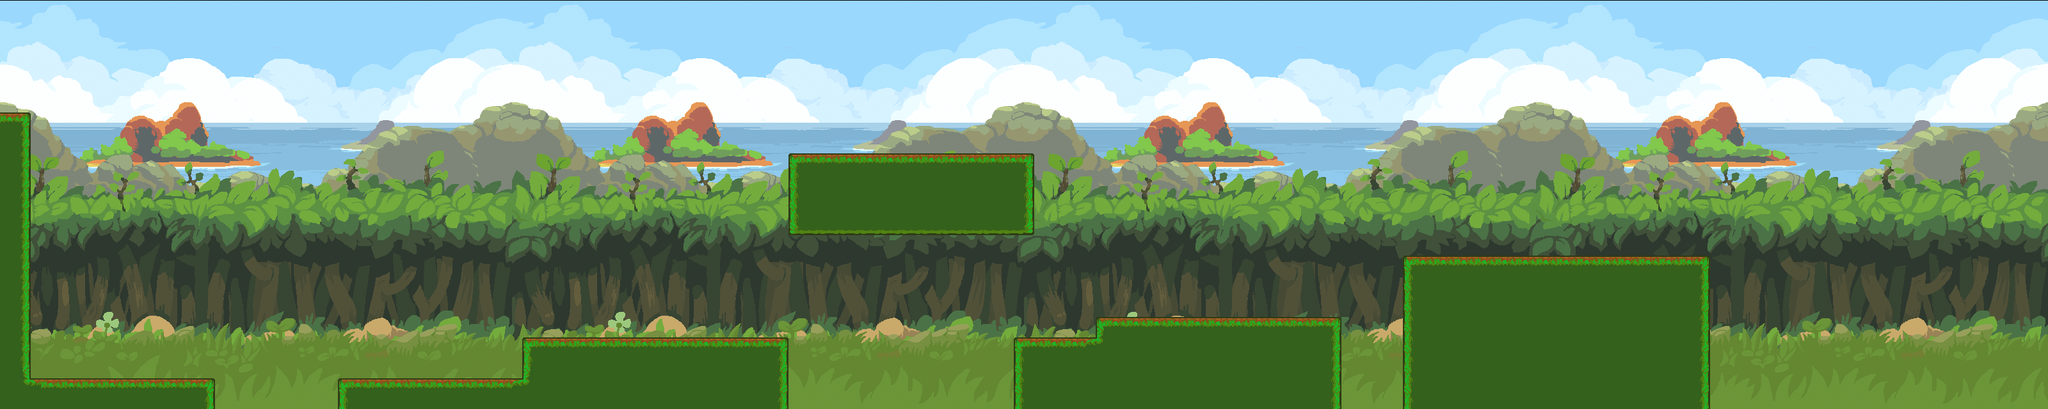

A level layout from a 2D game, rendered from its tile map. Below: a short description, then the map file with tile-grid data replaced by summaries:
An orthogonal 100x20 tile map with 32x32 px tiles, 8 tile layers (Sky, Clouds, Sea, Islands, ...), 2 tilesets.

<map version="1.0" orientation="orthogonal" renderorder="right-down" width="100" height="20" tilewidth="32" tileheight="32" nextobjectid="1">
 <tileset firstgid="1" name="Tileset" tilewidth="32" tileheight="32" tilecount="54" columns="9">
  <image source="jngl.png" trans="ff00ff" width="288" height="192" />
  <terraintypes>
   <terrain name="forest" tile="28" />
   <terrain name="cave" tile="1" />
  </terraintypes>
  <tile id="0" terrain=",,,1" />
  <tile id="1" terrain=",,1,1" />
  <tile id="2" terrain=",,1," />
  <tile id="9" terrain=",1,,1" />
  <tile id="10" terrain="1,1,1,1" />
  <tile id="11" terrain="1,,1," />
  <tile id="12" terrain="0,0,0," />
  <tile id="13" terrain="0,0,,0" />
  <tile id="15" terrain="1,1,1," />
  <tile id="16" terrain="1,1,,1" />
  <tile id="18" terrain=",1,," />
  <tile id="19" terrain="1,1,," />
  <tile id="20" terrain="1,,," />
  <tile id="21" terrain="0,,0,0" />
  <tile id="22" terrain=",0,0,0" />
  <tile id="24" terrain="1,,1,1" />
  <tile id="25" terrain=",1,1,1" />
  <tile id="27" terrain=",,,0" />
  <tile id="28" terrain=",,0,0" />
  <tile id="29" terrain=",,0," />
  <tile id="36" terrain=",0,,0" />
  <tile id="37" terrain="0,0,0,0" />
  <tile id="38" terrain="0,,0," />
  <tile id="45" terrain=",0,," />
  <tile id="46" terrain="0,0,," />
  <tile id="47" terrain="0,,," />
 </tileset>
 <tileset firstgid="55" name="parallax" tilewidth="32" tileheight="32" tilecount="2475" columns="75">
  <image source="parallax.png" trans="ff00ff" width="2400" height="1081" />
 </tileset>
 <layer name="Sky" width="100" height="20">
  <data>[2000 cells, 1800 non-empty, 450 distinct tile ids]</data>
 </layer>
 <layer name="Clouds" width="100" height="20">
  <data>[2000 cells, 1400 non-empty, 350 distinct tile ids]</data>
 </layer>
 <layer name="Sea" width="100" height="20">
  <data>[2000 cells, 700 non-empty, 175 distinct tile ids]</data>
 </layer>
 <layer name="Islands" width="100" height="20">
  <data>[2000 cells, 396 non-empty, 100 distinct tile ids]</data>
 </layer>
 <layer name="Mountains" width="100" height="20">
  <data>[2000 cells, 1500 non-empty, 375 distinct tile ids]</data>
 </layer>
 <layer name="Forest" width="100" height="20">
  <data>[2000 cells, 1200 non-empty, 300 distinct tile ids]</data>
 </layer>
 <layer name="Grass" width="100" height="20">
  <data>[2000 cells, 500 non-empty, 125 distinct tile ids]</data>
 </layer>
 <layer name="MainGround" width="100" height="20">
  <data>[2000 cells, 396 non-empty, 11 distinct tile ids]</data>
 </layer>
</map>
